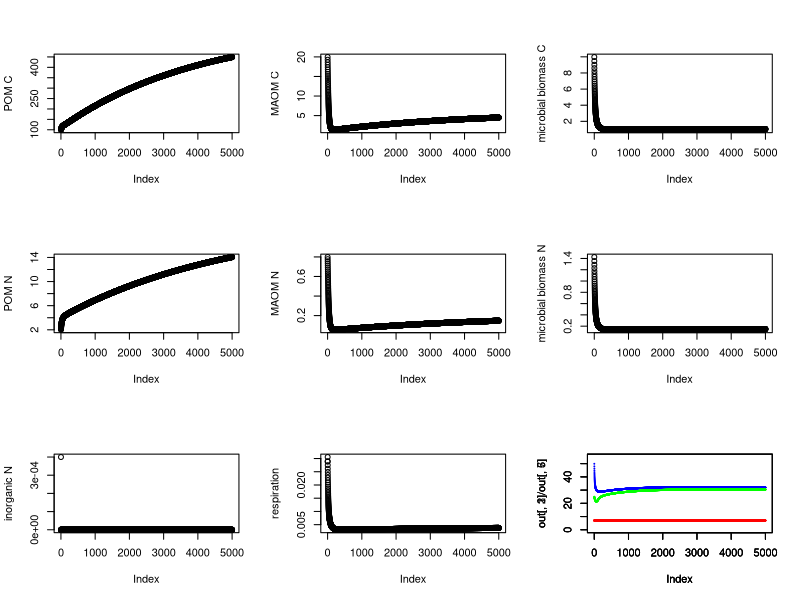

Write R code to recreate this figure.
#Building a linked C-N model examining N fertilization effects on POM and MAOM formation. 
###Colin Averill and Bonnie Waring, 2017

###ASSUMPTIONS###
# CUE, NUE and C:N stoichiometry icrobial biomass is fixed
# microbes take up organic N (POM or MAOM) before taking up inorganic N
# inorganic N leaching happens after mineralization/immobilization
# microbes aim to have the C:N ratio of uptake match their threshold element ratio
# when microbes are C-limited, they mineralize excess N
# when microbes are N-limited, they immobilize sufficient inorganic N to match stoichiometric demand
# if there is not enough inorganic N to match demand, then they respire excess C such that the C:N ratio of uptake matches microbial TER.

#clear R environment.
rm(list=ls())

#parameters: C cycling - OLD PARAMETERS. 
#WARNING. Most parameters can change the position of C vs. N limitation ~ input CN.
#If you change things, make sure you are always checking where C vs N limitation is. 
I    <- 1        #C input rate                           (mg time-1) #target     0.03, based on Allison 2010.
CUE  <- 0.3      #carbon use efficiency                  (unitless)
NUE  <- 1 		   #N use efficiency					             (unitless)
v1   <- .4       #biomass-specific decay multiplier      (mgC mgB-1 time-1) #target ~ 0.0013, based on Wieder 2014
v2   <- 1        #Vmax of sorption                       (mgC time-1)
k1   <- 200      #half saturation of decomp              (mg)        #target ~   33.3, based on Wieder 2014
k2   <- 10       #half saturation of sorption            (mg)
k3   <- 0.001    #half saturation of inorganic N uptake  (mg)
h1   <- 0.01     #biomass turnover rate                  (1/time)    #target ~ 0.0108, based on Wieder 2014
h2   <- 0.002    #C-specific desorption rate             (1/time)
h3   <- 0.001    #fraction of POM that potentially sorbs (1/time)
h4   <- 0.9      #inorganic N loss rate                  (1/time)
h5   <- 0.01     #exogenous losses of POM                (1/time)

#Colin is tuning!
#lesson- exo.loss makes it easier to hit N limitation
#this is because its losing low C:N POM faster, and so input C:N increasingly dictates POM C:N.
I    <- 0.01     #C input rate                            (mg time-1) #target     0.03, based on Allison 2010.
CUE  <- 0.3      #carbon use efficiency                   (unitless)
NUE  <- 1 		   #N use efficiency					              (unitless)
v1   <- .005      #biomass-specific decay multiplier      (mgC mgB-1 time-1) #target ~ 0.0013, based on Wieder 2014
v2   <- 1        #Vmax of sorption                        (mgC time-1)
k1   <- 33       #half saturation of decomp               (mg)        #target ~   33.3, based on Wieder 2014
k2   <- 10       #half saturation of sorption             (mg)
k3   <- 0.001    #half saturation of inorganic N uptake   (mg)
h1   <- 0.001    #biomass turnover rate                  (1/time) 
h2   <- 0.002    #C-specific desorption rate              (1/time)
h3   <- 0.0002     #fraction of POM that potentially sorbs (1/time)
h4   <- 0.2       #inorganic N loss rate                  (1/time)
#h5   <- 0.0001    #exogenous losses of POM                (1/time)
h5   <- 0.00001    #exogenous losses of POM                (1/time)
#parameters: N cycling
IN <- 50 #C:N ratio of inputs (constant). 20=C limitation, 50=N limitation
CN <- 50 #C:N ratio of initial particulate organic matter (will change)
MN <- 25 #C:N ratio of initial mineral-associated organic matter (will change)
BN <-  7 #C:N ratio of the microbial biomass (constant)

#initial pool sizes
C <- 100      #C pool in POM            (mg / g)
M <-  20      #C pool in MAOM           (mg / g)
B <- C*0.1    #microbial biomass C 			(mg / g)
N1 <- C/CN    #initial N pool in POM		(mg / g)
N2 <- M/MN	  #N pool in MAOM 			  	(mg / g)
N3 <- B/BN    #microbial biomass N			(mg / g)
N4 <- 0.001	  #inorganic N pool size 		(mg / g)

#number of days to step the dynamic simulation through time.
t <- 100000

#choose outputs you want to follow. 
outputs <- c('C','M','B','R','N1','N2','N3','N4')
out <- matrix(rep(0,t*length(outputs)),nrow=t,dimnames=list(NULL,outputs))


for(i in 1:t){
  #C fluxes
  DEATH.C      <- h1*B^1.5
  DECOMP.C     <- v1*B*C / (k1 + C)
  exo.loss.C   <- h5*C
  POM2MOM.C    <- h3*C
  SORPTION.C   <- v2*(POM2MOM.C+DEATH.C) / (k2 + POM2MOM.C+DEATH.C)
  SORPTION.B.C <- (DEATH.C  /(POM2MOM.C+DEATH.C))*SORPTION.C
  SORPTION.P.C <- (POM2MOM.C/(POM2MOM.C+DEATH.C))*SORPTION.C
  DESORPTION.C <- h2*M
  
  #N fluxes
  DEATH.N      <- DEATH.C / BN
  DECOMP.N     <- DECOMP.C/ (C / N1)
  exo.loss.N   <- exo.loss.C / (C/N1)
  POM2MOM.N    <- POM2MOM.C / (C/N1)
  SORPTION.N   <- v2*(POM2MOM.N+DEATH.N) / (k2 + POM2MOM.N+DEATH.N)
  SORPTION.B.N <- (DEATH.N  /(POM2MOM.N+DEATH.N))*SORPTION.N
  SORPTION.P.N <- (POM2MOM.N/(POM2MOM.N+DEATH.N))*SORPTION.N
  DESORPTION.N <- DESORPTION.C/(M/N2)

  #MINERALIZATION-IMMOBILIZATION.
  #N uptake minus demand. If in excess, positive. If limited, negative.
  mineralization.immobilization <- (DECOMP.N) - (CUE * DECOMP.C) / BN
  if(mineralization.immobilization  > 0) {
    #if in excess (+ value), mineralize. 
    mineralization <- mineralization.immobilization
    immobilization = 0
  }
  if(mineralization.immobilization <= 0) {
    #if in debt (- value), immobilize, w/ non-linear uptake kinetics.
    mineralization = 0
    immobilization.potential <- ((N4 / (k3 + N4)) * N4) * NUE
    immobilization <- immobilization.potential
    #however, don't take up more N than you need.
    if(immobilization > abs(mineralization.immobilization)){
      immobilization = abs(mineralization.immobilization)
    }
  }
  
  #leaching/plant uptake happens on post-mineralization/immobilization inorganic N pool.
  INORG.N.LOSS <- h4*(N4 + mineralization - immobilization)
  
  #OVERFLOW RESPIRATION
  #excess C uptake must go somewhere because mass balance.
  if(mineralization.immobilization > 0){
    overflow.R = 0
  }
  if(mineralization.immobilization <= 0){  
    overflow.R <- DECOMP.C*CUE - (DECOMP.N + immobilization)*BN
  }
  
  #ODEs
  dCdt  <- I + (DEATH.C - SORPTION.B.C) + DESORPTION.C - DECOMP.C - SORPTION.P.C - exo.loss.C
  dMdt  <- SORPTION.C - DESORPTION.C
  dBdt  <- (CUE * DECOMP.C) - DEATH.C - overflow.R
  dN1dt <- (I/IN) + (DEATH.N - SORPTION.B.N) + DESORPTION.N - DECOMP.N - SORPTION.P.N - exo.loss.N
  dN2dt <- SORPTION.N - DESORPTION.N
  dN3dt <- DECOMP.N*NUE + immobilization - mineralization - DEATH.N
  dN4dt <- DECOMP.N*(1-NUE) + mineralization - immobilization - INORG.N.LOSS

  #respiration
  resp  <- (1-CUE)*DECOMP.C + overflow.R
  
  #update pools
  C  <- C  + dCdt
  M  <- M  + dMdt
  B  <- B  + dBdt
  N1 <- N1 + dN1dt
  N2 <- N2 + dN2dt
  N3 <- N3 + dN3dt
  N4 <- N4 + dN4dt
  R  <- resp
  
  #save outputs
  out[i,] <- c(C,M,B,R,N1,N2,N3,N4)
}
#thin output matrix for plotting.
out <- out[seq(1,nrow(out),by = 20),]

par(mfrow=c(3,3))
plot(out[,1], ylab="POM C")
plot(out[,2], ylab= "MAOM C")
plot(out[,3], ylab="microbial biomass C")
plot(out[,5], ylab="POM N")
plot(out[,6], ylab= "MAOM N")
plot(out[,7], ylab="microbial biomass N")
plot(out[,8], ylab="inorganic N")
plot(out[,4], ylab="respiration")
#check stoichiometry of pools
plot(out[,1]/out[,5], cex = 0.1, col='blue' , ylim = c(0,55))
par(new=T)
plot(out[,2]/out[,6], cex = 0.1, col='green', ylim = c(0,55))
par(new=T)
plot(out[,3]/out[,7], cex = 0.1, col='red'  , ylim = c(0,55))
#print C pools and their sums
C;M;B;C+B+M